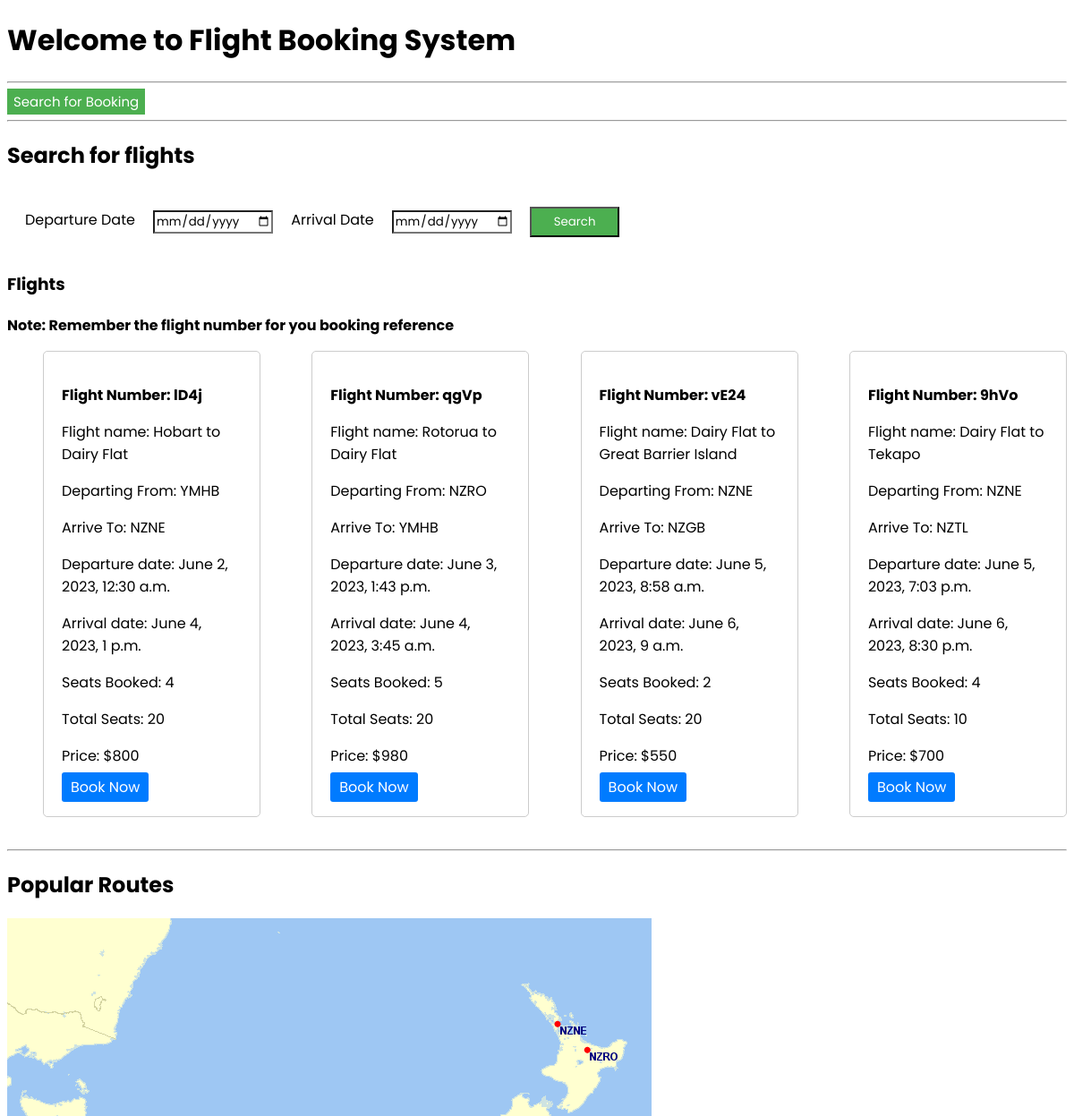
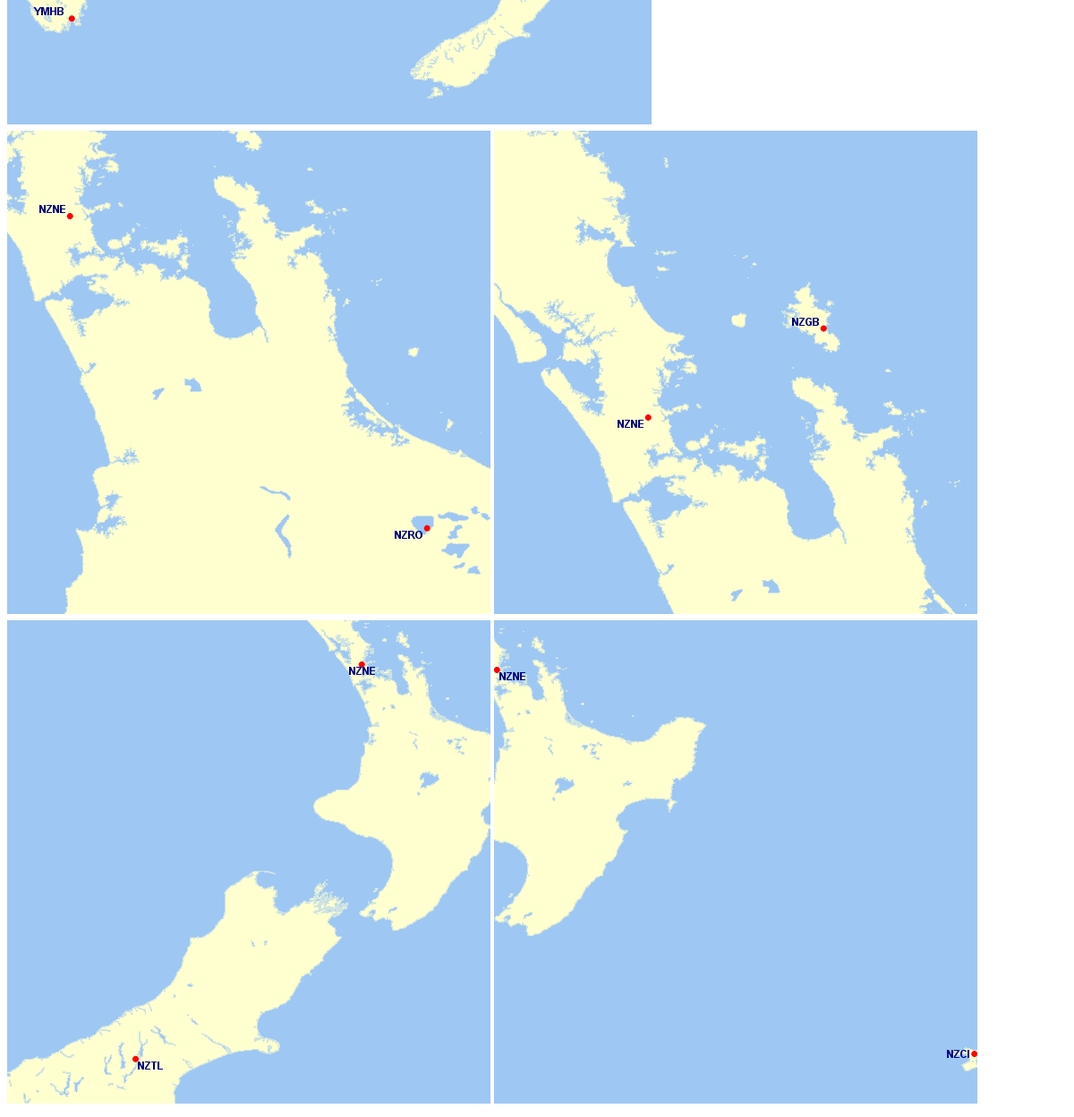
The app's page /flights/ with its own data (2 pictures, top to bottom).
### A2Core/models.py (models this page shows, shortened)
class Flight(models.Model):
    flight_id = models.CharField(max_length=4, primary_key=True, unique=True)
    flight_name = models.CharField(max_length=100)
    departure_point = models.CharField(max_length=4)
    arrival_point = models.CharField(max_length=4)
    departure_datetime = models.DateTimeField()
    arrival_datetime = models.DateTimeField()
    price = models.PositiveIntegerField()
    seats_booked = models.PositiveIntegerField()
    max_seats = models.PositiveIntegerField()

### A2Core/views.py (the view)
# urls.py: path('flights/', views.flight_list, name='flight_list'),
def flight_list(request):
    flights = Flight.objects.all()
    return render(request, 'index.html', {'flights': flights})

### A2Core/templates/index.html (shortened to what this page needs)
<!DOCTYPE html>
<html lang="en">
    <head>
        {% load static %}
        <link rel="stylesheet" type="text/css" href="{% static 'css/index.css' %}">
    </head>
    <body>
        <h1>Welcome to Flight Booking System</h1>
        <hr>
        <a href="{% url 'search_bookings' %}" class="search_page">Search for Booking</a><br>
        <hr>
        <h2>Search for flights</h2>
        <form method="POST" action="{% url 'search_flights' %}" class="search-form">
            <label>Departure Date</label><br>
            <input type="date" name="departure_date" required><br>
            <label>Arrival Date</label><br>
            <input type="date" name="arrival_date" required><br>
            <input type="submit" value="Search" class="submit-button"><br>
        </form>
        <h3>Flights</h3>
        <p><b>Note: Remember the flight number for you booking reference</b></p>
        <ul class="container">
            {% for flight in flights %}
                <li class="flight_list">
                    <p><b>Flight Number: {{flight.flight_id}}</b></p>
                    <p>Flight name: {{flight.flight_name}}</p>
                    <p>Departing From: {{flight.departure_point}}</p>
                    <p>Arrive To: {{flight.arrival_point}}</p>
                    <p>Departure date: {{flight.departure_datetime}}</p>
                    <p>Arrival date: {{flight.arrival_datetime}}</p>
                    <p>Seats Booked: {{flight.seats_booked}}</p>
                    <p>Total Seats: {{flight.max_seats}}</p>
                    <p>Price: ${{flight.price}}</p>
                    <a href="{% url 'add_bookings' %}?flight_id={{ flight.flight_id }}" type="button" class="btn-book">Book Now</a>
                </li>
            {% endfor %}
        </ul>
        <hr>
        <h2>Popular Routes</h2>
        {% load static %}
        <div class="img-container">
            <img src="{% static 'img/route1.png' %}" class="image-1"/>
            <img src="{% static 'img/route2.png' %}" class="image-1"/>
            <img src="{% static 'img/route3.png' %}" class="image-1"/>
            <img src="{% static 'img/route4.png' %}" class="image-1"/>
            <img src="{% static 'img/route5.png' %}" class="image-1"/>
        </div>
    </body>
</html>

### A2Core/static/css/index.css (style rules this page uses)
* { font-family: 'Poppins', sans-serif; }
.search_page:link, .search_page:visited { background-color: #4caf50; color: white; padding: 4px 7px; text-align: center; text-decoration: none; font-size: 15px; }
.search-form { display: flex; align-items: center; padding: 20px; gap:10px; }
label { margin-bottom: 5px; }
input[type="text"], .submit-button[type="submit"] { padding: 5px; width: 100px; }
.submit-button[type="submit"] { background-color: #4caf50; color: white; cursor: pointer; }
input[type="date"] { background-position: right center; background-repeat: no-repeat; background-size: 20px; }
.container { display: flex; gap: 5%; }
.flight_list { width: 300px; border: 1px solid #ccc; border-radius: 5px; padding: 20px; margin-bottom: 20px; list-style: none; }
.flight_list p { margin-bottom: 10px; }
.flight_list .btn-book { background-color: #007bff; color: #fff; padding: 5px 10px; border-radius: 3px; text-decoration: none; }

### records on screen
Flight: flight_id "lD4j", flight_name "Hobart to Dairy Flat", departure_point "YMHB", arrival_point "NZNE", departure_datetime "June 2, 2023, 12:30 a.m.", arrival_datetime "June 4, 2023, 1 p.m.", seats_booked "4", max_seats "20", price "800"
Flight: flight_id "qgVp", flight_name "Rotorua to Dairy Flat", departure_point "NZRO", arrival_point "YMHB", departure_datetime "June 3, 2023, 1:43 p.m.", arrival_datetime "June 4, 2023, 3:45 a.m.", seats_booked "5", max_seats "20", price "980"
Flight: flight_id "vE24", flight_name "Dairy Flat to Great Barrier Island", departure_point "NZNE", arrival_point "NZGB", departure_datetime "June 5, 2023, 8:58 a.m.", arrival_datetime "June 6, 2023, 9 a.m.", seats_booked "2", max_seats "20", price "550"
Flight: flight_id "9hVo", flight_name "Dairy Flat to Tekapo", departure_point "NZNE", arrival_point "NZTL", departure_datetime "June 5, 2023, 7:03 p.m.", arrival_datetime "June 6, 2023, 8:30 p.m.", seats_booked "4", max_seats "10", price "700"
